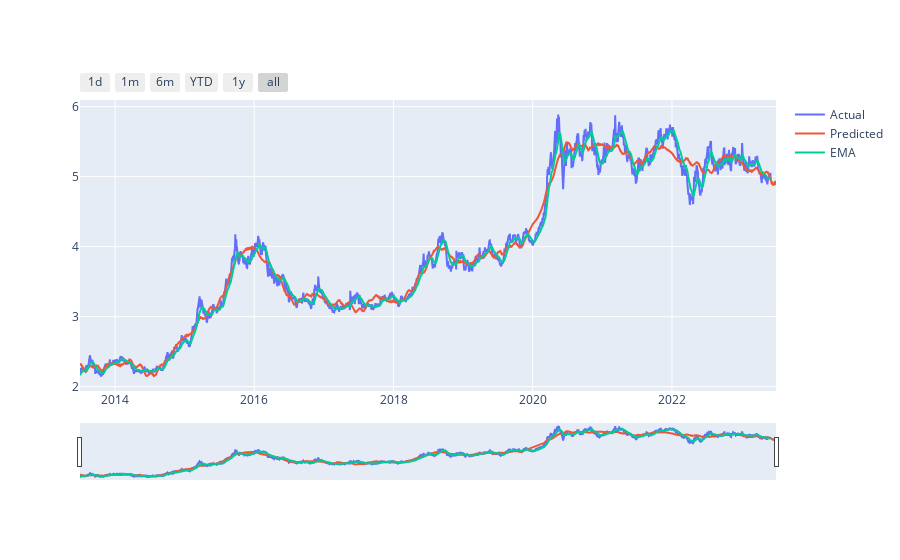

Notebook code for this chart:
### Code cell
# Plot linear regression result
fig = go.Figure([
    go.Scatter(x=df_train['ds'], y=df_train['y'], name='Actual', mode='lines'),
    go.Scatter(x=forecast['ds'], y=forecast['yhat'], name='Predicted', mode='lines'),
    go.Scatter(x=forecast['ds'], y=df_train['EMA_21'], name='EMA', mode='lines')
])

fig.update_xaxes(
    rangeslider_visible=True,
    rangeselector=dict(
        buttons=list([
            dict(count=1, label="1d", step="day", stepmode="backward"),
            dict(count=1, label="1m", step="month", stepmode="backward"),
            dict(count=6, label="6m", step="month", stepmode="backward"),
            dict(count=1, label="YTD", step="year", stepmode="todate"),
            dict(count=1, label="1y", step="year", stepmode="backward"),
            dict(step="all")
        ])
    )
)

### Figure 1 — Plotly figure (JSON) as saved in the notebook; plotly's stock layout.template omitted (floating-point values rounded to 4 significant figures; data arrays with more than 128 entries replaced by an {"elided": "..."} marker saying what was removed)
{"data": [{"mode": "lines", "name": "Actual", "type": "scatter", "x": {"elided": "2586 str values"}, "y": {"elided": "2586 float values"}}, {"mode": "lines", "name": "Predicted", "type": "scatter", "x": {"elided": "2606 str values"}, "y": {"elided": "2606 float values"}}, {"mode": "lines", "name": "EMA", "type": "scatter", "x": {"elided": "2606 str values"}, "y": {"elided": "2586 float values"}}], "layout": {"xaxis": {"rangeselector": {"buttons": [{"count": 1, "label": "1d", "step": "day", "stepmode": "backward"}, {"count": 1, "label": "1m", "step": "month", "stepmode": "backward"}, {"count": 6, "label": "6m", "step": "month", "stepmode": "backward"}, {"count": 1, "label": "YTD", "step": "year", "stepmode": "todate"}, {"count": 1, "label": "1y", "step": "year", "stepmode": "backward"}, {"step": "all"}]}, "rangeslider": {"visible": true}}}}
